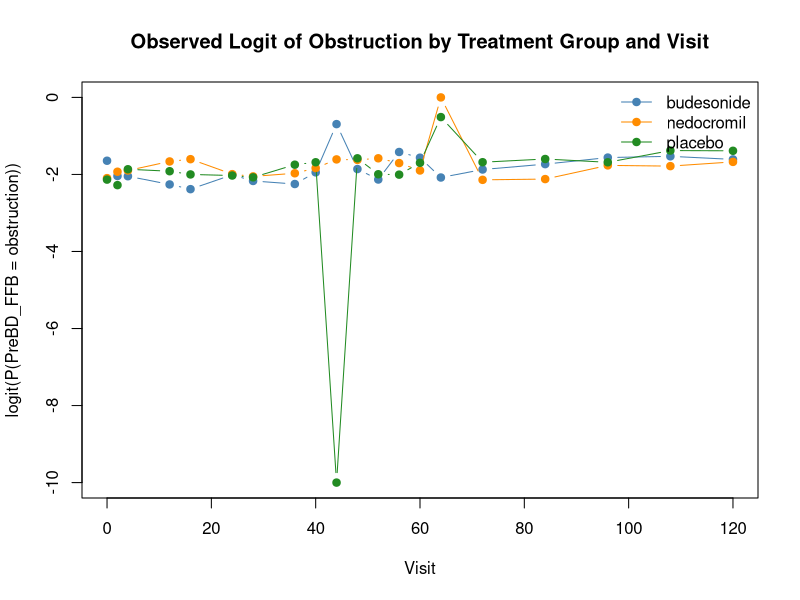
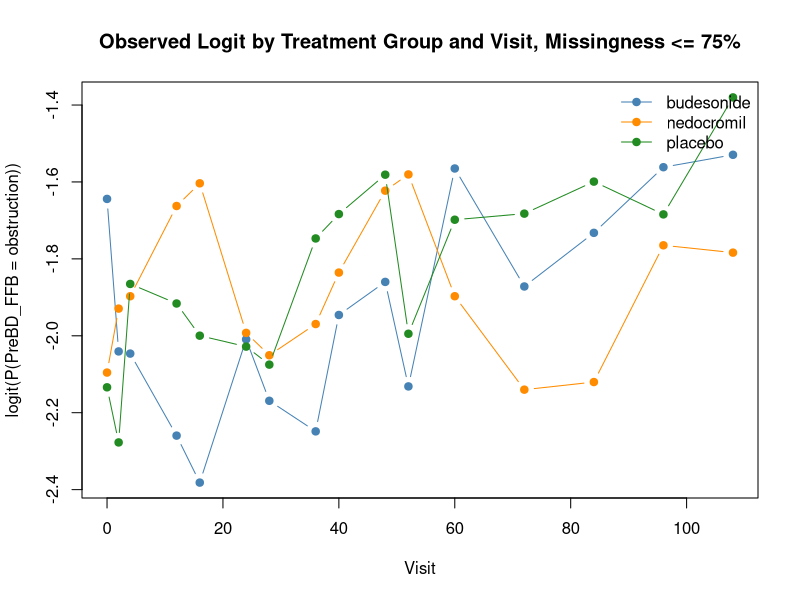

R code for these plots, in order:
library(stats)

# setwd(dirname(rstudioapi::getActiveDocumentContext()$path))
setwd("./hw6_code")

if (!requireNamespace("geepack", quietly = TRUE)) {
    stop(
        "Package 'geepack' is required for GEE models. ",
        "Install it with install.packages('geepack') and rerun this script.",
        call. = FALSE
    )
}

output_dir <- "output"
dir.create(output_dir, showWarnings = FALSE, recursive = TRUE)

dat <- read.csv("../data/data_tidy.csv", na.strings = c("", "NA"))

missingness_var <- "PreBD_FFB"
missingness_grid <- expand.grid(
    id = sort(unique(dat$id)),
    visitc = sort(unique(dat$visitc))
)
missingness_observed <- dat[c("id", "visitc", missingness_var)]
missingness_complete <- merge(
    missingness_grid,
    missingness_observed,
    by = c("id", "visitc"),
    all.x = TRUE,
    sort = TRUE
)
missingness_visitc <- sort(unique(missingness_complete$visitc))
missingness_by_visitc <- do.call(
    rbind,
    lapply(missingness_visitc, function(visit_value) {
        visit_values <- missingness_complete[
            missingness_complete$visitc == visit_value,
            missingness_var
        ]
        data.frame(
            visitc = visit_value,
            total_n = length(visit_values),
            missing_n = sum(is.na(visit_values)),
            missing_pct = 100 * mean(is.na(visit_values))
        )
    })
)

write.csv(
    missingness_by_visitc,
    file.path(output_dir, "prebd_ffb_missingness_by_visitc.csv"),
    row.names = FALSE,
    quote = TRUE
)

logit_cap <- 10
subject_tg <- unique(dat[c("id", "TG")])
logit_grid <- merge(
    missingness_grid,
    subject_tg,
    by = "id",
    all.x = TRUE,
    sort = TRUE
)
logit_observed <- dat[c("id", "visitc", missingness_var)]
logit_complete <- merge(
    logit_grid,
    logit_observed,
    by = c("id", "visitc"),
    all.x = TRUE,
    sort = TRUE
)
logit_groups <- unique(logit_complete[c("TG", "visitc")])
logit_groups <- logit_groups[order(logit_groups$TG, logit_groups$visitc), ]
logit_by_tg_visitc <- do.call(
    rbind,
    lapply(seq_len(nrow(logit_groups)), function(row_index) {
        group_values <- logit_complete[
            logit_complete$TG == logit_groups$TG[row_index] &
                logit_complete$visitc == logit_groups$visitc[row_index],
            missingness_var
        ]
        observed_values <- group_values[!is.na(group_values)]
        obstruction_n <- sum(observed_values == "obstruction")
        observed_n <- length(observed_values)
        obstruction_prob <- obstruction_n / observed_n
        logit_obstruction_prob <- log(obstruction_prob / (1 - obstruction_prob))
        logit_obstruction_prob[is.infinite(logit_obstruction_prob)] <-
            sign(logit_obstruction_prob[is.infinite(logit_obstruction_prob)]) *
            logit_cap

        data.frame(
            TG = logit_groups$TG[row_index],
            visitc = logit_groups$visitc[row_index],
            observed_n = observed_n,
            obstruction_n = obstruction_n,
            obstruction_prob = obstruction_prob,
            logit_obstruction_prob = logit_obstruction_prob
        )
    })
)

write.csv(
    logit_by_tg_visitc,
    file.path(output_dir, "prebd_ffb_logit_by_tg_visitc.csv"),
    row.names = FALSE,
    quote = TRUE
)

plot_tg <- sort(unique(logit_by_tg_visitc$TG))
plot_colors <- c("steelblue", "darkorange", "forestgreen")[seq_along(plot_tg)]
png(
    file.path(output_dir, "prebd_ffb_logit_by_tg_visitc.png"),
    width = 900,
    height = 600
)
plot(
    NA,
    xlim = range(logit_by_tg_visitc$visitc),
    ylim = range(logit_by_tg_visitc$logit_obstruction_prob, na.rm = TRUE),
    xlab = "Visit",
    ylab = "logit(P(PreBD_FFB = obstruction))",
    main = "Observed Logit of Obstruction by Treatment Group and Visit"
)
for (tg_index in seq_along(plot_tg)) {
    tg_data <- logit_by_tg_visitc[logit_by_tg_visitc$TG == plot_tg[tg_index], ]
    lines(
        tg_data$visitc,
        tg_data$logit_obstruction_prob,
        type = "b",
        pch = 19,
        col = plot_colors[tg_index]
    )
}
legend(
    "topright",
    legend = plot_tg,
    col = plot_colors,
    lty = 1,
    pch = 19,
    bty = "n"
)
dev.off()

included_visitc <- missingness_by_visitc$visitc[
    missingness_by_visitc$missing_pct <= 75
]
logit_by_tg_visitc_le75 <- logit_by_tg_visitc[
    logit_by_tg_visitc$visitc %in% included_visitc,
]

write.csv(
    logit_by_tg_visitc_le75,
    file.path(output_dir, "prebd_ffb_logit_by_tg_visitc_missingness_le75.csv"),
    row.names = FALSE,
    quote = TRUE
)

png(
    file.path(output_dir, "prebd_ffb_logit_by_tg_visitc_missingness_le75.png"),
    width = 900,
    height = 600
)
plot(
    NA,
    xlim = range(logit_by_tg_visitc_le75$visitc),
    ylim = range(logit_by_tg_visitc_le75$logit_obstruction_prob, na.rm = TRUE),
    xlab = "Visit",
    ylab = "logit(P(PreBD_FFB = obstruction))",
    main = "Observed Logit by Treatment Group and Visit, Missingness <= 75%"
)
for (tg_index in seq_along(plot_tg)) {
    tg_data <- logit_by_tg_visitc_le75[
        logit_by_tg_visitc_le75$TG == plot_tg[tg_index],
    ]
    lines(
        tg_data$visitc,
        tg_data$logit_obstruction_prob,
        type = "b",
        pch = 19,
        col = plot_colors[tg_index]
    )
}
legend(
    "topright",
    legend = plot_tg,
    col = plot_colors,
    lty = 1,
    pch = 19,
    bty = "n"
)
dev.off()

required_vars <- c(
    "TG", "id", "age_rz", "gender", "ethnic", "visitc", "PreBD_FFB"
)

dat_model <- dat[dat$visitc %in% included_visitc, required_vars]
dat_model <- dat_model[complete.cases(dat_model), ]
dat_model <- dat_model[order(dat_model$id, dat_model$visitc), ]

dat_model$PreBD_FFB <- factor(dat_model$PreBD_FFB)
if (!all(c("normal", "obstruction") %in% levels(dat_model$PreBD_FFB))) {
    stop("PreBD_FFB must contain both 'normal' and 'obstruction'.", call. = FALSE)
}

dat_model$PreBD_FFB_binary <- as.integer(dat_model$PreBD_FFB == "obstruction")
dat_model$id <- factor(dat_model$id)
dat_model$TG <- factor(dat_model$TG)
dat_model$gender <- relevel(factor(dat_model$gender), ref = "female")
dat_model$ethnic <- relevel(factor(dat_model$ethnic), ref = "white")
dat_model$visitc <- as.numeric(dat_model$visitc)
dat_model$visitc_f <- factor(dat_model$visitc)

gee_formula <- PreBD_FFB_binary ~ TG * visitc_f + age_rz + gender + ethnic

fit_independence <- geepack::geeglm(
    formula = gee_formula,
    id = id,
    data = dat_model,
    family = binomial(link = "logit"),
    corstr = "independence"
)

fit_ar1 <- geepack::geeglm(
    formula = gee_formula,
    id = id,
    waves = visitc,
    data = dat_model,
    family = binomial(link = "logit"),
    corstr = "ar1"
)

independence_se_comparison <- data.frame(
    parameter = names(coef(fit_independence)),
    `model-based SE` = sqrt(diag(fit_independence$geese$vbeta.naiv)),
    `sandwich SE` = sqrt(diag(fit_independence$geese$vbeta)),
    row.names = NULL,
    check.names = FALSE
)

write.csv(
    independence_se_comparison,
    file.path(output_dir, "gee_independence_se_comparison.csv"),
    row.names = FALSE,
    quote = TRUE
)

interaction_terms <- grep(
    ":visitc_f",
    names(coef(fit_independence)),
    value = TRUE
)
coef_cov_sandwich <- fit_independence$geese$vbeta
dimnames(coef_cov_sandwich) <- list(
    names(coef(fit_independence)),
    names(coef(fit_independence))
)
interaction_estimates <- coef(fit_independence)[interaction_terms]
interaction_cov <- coef_cov_sandwich[interaction_terms, interaction_terms]
parallel_wald_chisq <- as.numeric(
    t(interaction_estimates) %*%
        solve(interaction_cov, interaction_estimates)
)
parallel_test <- data.frame(
    working_correlation = "independence",
    hypothesis = "All TG-by-visit interaction coefficients are zero",
    df = length(interaction_terms),
    wald_chisq = parallel_wald_chisq,
    p_value = pchisq(
        parallel_wald_chisq,
        df = length(interaction_terms),
        lower.tail = FALSE
    )
)

write.csv(
    parallel_test,
    file.path(output_dir, "gee_parallel_trajectory_test.csv"),
    row.names = FALSE,
    quote = TRUE
)

qic_names <- c("QIC", "QICu", "Quasi Lik", "CIC", "params")
qic_row <- function(fit, working_correlation) {
    qic_values <- geepack::QIC(fit)
    qic_table <- data.frame(
        working_correlation = working_correlation,
        t(as.numeric(qic_values[qic_names])),
        row.names = NULL,
        check.names = FALSE
    )
    names(qic_table) <- c("working_correlation", qic_names)
    qic_table
}

qic_comparison <- rbind(
    qic_row(fit_independence, "independence"),
    qic_row(fit_ar1, "ar1")
)

write.csv(
    qic_comparison,
    file.path(output_dir, "gee_qic_comparison.csv"),
    row.names = FALSE,
    quote = TRUE
)

independence_estimates <- coef(fit_independence)
ar1_estimates <- coef(fit_ar1)
parameters <- union(names(independence_estimates), names(ar1_estimates))

estimate_comparison <- data.frame(
    parameter = parameters,
    independence = as.numeric(independence_estimates[parameters]),
    ar1 = as.numeric(ar1_estimates[parameters]),
    row.names = NULL
)

write.csv(
    estimate_comparison,
    file.path(output_dir, "gee_parameter_estimates.csv"),
    row.names = FALSE,
    quote = TRUE
)
